Frame 1 (no input): blank canvas, image omitted
Frame 60 (the mouse pressed at the canvas centre just before this capture): blank canvas, image omitted
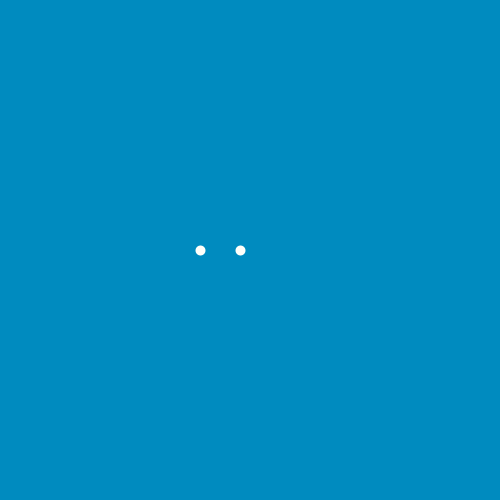
Frame 120 (the mouse held since frame 60 and released just before this capture)

The Processing sketch whose frames 1 and 60 were blank and that drew this single picture after the mouse press (run headless with seeded random() and noise(); from frame 60 on, the mouse is pressed at the canvas centre):

// Processing sketch: processing_111101
// ── processing_111101.pde

void setup(){
  size(500,500);
  rectMode(CENTER); 
  
}

void draw(){
  background(0,139,191);
  stroke(255,255,mouseX);
  strokeWeight(10);
  point(mouseX-10,mouseY);
  point(mouseX-50,250);

  println(mouseX + " " + mouseY); 
}
